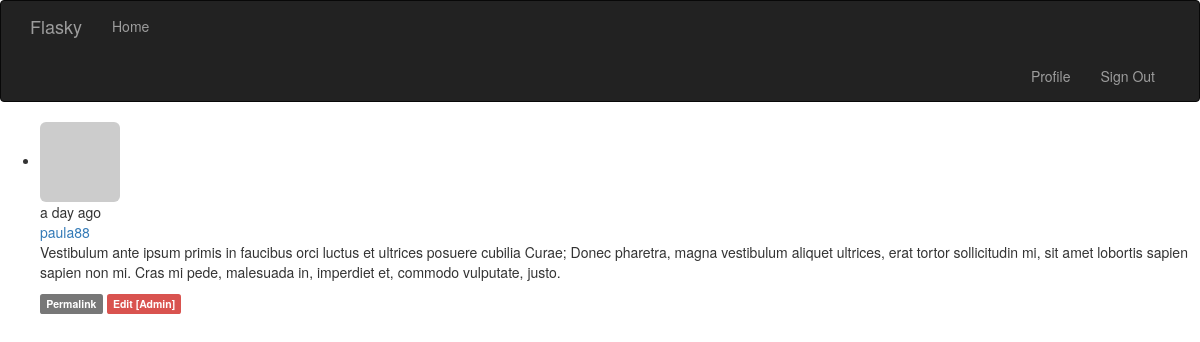
/post/195 (signed in), run on the app's committed database.
### vflask/restart/app/models.py (models this page shows, shortened)
class Post(db.Model):
    __tablename__ = 'posts'
    id = db.Column(db.Integer, primary_key=True)
    body = db.Column(db.Text)
    timestamp = db.Column(db.DateTime, index=True, default=datetime.utcnow)
    author_id = db.Column(db.Integer, db.ForeignKey('users.id'))
    body_html = db.Column(db.Text)

class User(UserMixin, db.Model):
    __tablename__ = 'users'
    id = db.Column(db.Integer, primary_key=True)
    email = db.Column(db.String(64), unique=True, index=True)
    username = db.Column(db.String(64), unique=True, index=True)
    role_id = db.Column(db.Integer, db.ForeignKey('roles.id'))
    password_hash = db.Column(db.String(128))
    confirmed = db.Column(db.Boolean, default=False)
    name = db.Column(db.String(64))
    location = db.Column(db.String(64))
    about_me = db.Column(db.Text())
    member_since = db.Column(db.DateTime(), default=datetime.utcnow)
    last_seen = db.Column(db.DateTime(), default=datetime.utcnow)
    avatar_hash = db.Column(db.String(32))
    posts = db.relationship('Post', backref='author', lazy='dynamic')
    def can(self, permissions):
        return self.role is not None and \
            (self.role.permissions & permissions) == permissions
    def is_administrator(self):
        return self.can(Permission.ADMINISTER)
    @property
    def password(self):
        raise AttributeError('password is not a readable attribute')
    def ping(self):
        self.last_seen = datetime.utcnow()
        db.session.add(self)
    def gravatar(self, size=100, default='identicon', rating='g'):
        if request.is_secure:
            url = 'https://secure.gravatar.com/avatar'
        else:
            url = 'http://www.gravatar.com/avatar'
        hash = self.avatar_hash or hashlib.md5(self.email.encode(
            'utf-8'
        )).hexdigest()
        return '{url}/{hash}?s={size}&d={default}&r={rating}'.format(
            url=url, hash=hash, size=size, default=default, rating=rating)

### vflask/restart/app/main/views.py (the view)
@main.route('/post/<int:id>')
def post(id):
    post = Post.query.get_or_404(id)
    return render_template('post.html', posts=[post])

### vflask/restart/app/auth/views.py (called while the page is built)
@auth.before_app_request
def before_request():
    if current_user.is_authenticated:
        current_user.ping()
        if not current_user.confirmed and request.endpoint[:5] != 'auth.':
            return redirect(url_for('auth.unconfirmed'))

### vflask/restart/app/main/__init__.py (called while the page is built)
@main.app_context_processor
def inject_perissions():
    return dict(Permission=Permission)

### vflask/restart/app/main/views.py (called while the page is built)
@main.before_app_request
def before_request():
    if current_user.is_authenticated:
        current_user.ping()
        if not current_user.confirmed and request.endpoint[:5] != 'auth.':
            return redirect(url_for('auth.unconfirmed'))

### vflask/restart/app/models.py (called while the page is built)
@login_manager.user_loader
def load_user(user_id):
    return User.query.get(int(user_id))

### vflask/restart/app/templates/post.html (shortened to what this page needs)
{% extends "base.html" %}
{% block page_content %}
{% include '_posts.html' %}
{% endblock %}

### vflask/restart/app/templates/_posts.html (shortened to what this page needs)
<ul class="posts">
    {% for post in posts %}
    <li class="post">
        <div class="post-content">
            <div class="profile-thmbnail">
                <a href="{{ url_for('.user', username=post.author.username) }}">
                <img class="img-rounded profile-thumbnail"
                    src="{{ post.author.gravatar(size=40) }}">
                </a>
            </div>
            <div class="post-date">{{ moment(post.timestamp).fromNow() }}</div>
            <div class="post-author">
                <a href="{{ url_for('.user', username=post.author.username) }}">
                    {{ post.author.username }}
                </a>
            </div>
            <div class="post-body">
            {% if post.body_html %}
                {{ post.body_html | safe }}
            {% else %}
                {{ post.body }}
            {% endif %}
            </div>
            <div class="post-footer">
                <a href="{{ url_for('.post', id=post.id) }}">
                    <span class="label label-default">Permalink</span>
                </a>
                {% if current_user == post.author %}
                <a href="{{ url_for('.edit', id=post.id) }}">
                    <span class="label label-primary">Edit</span>
                </a>
                {% elif current_user.is_administrator() %}
                <a href="{{ url_for('.edit', id=post.id) }}">
                    <span class="label label-danger">Edit [Admin]</span>
                </a>
                {% endif %}
            </div>
        </div>
    </li>
    {% endfor %}
</ul>

### data on the page
Post: timestamp "a day ago", author.username "paula88", body_html "Vestibulum ante ipsum primis in faucibus orci luctus et ultrices posuere cubilia Curae; Donec pharetra, magna vestibulum aliquet ultrices, erat tortor sollicitudin mi, sit amet lobortis sapien sapien non mi. Cras mi pede, malesuada in, imperdiet et, commodo vulputate, justo."
